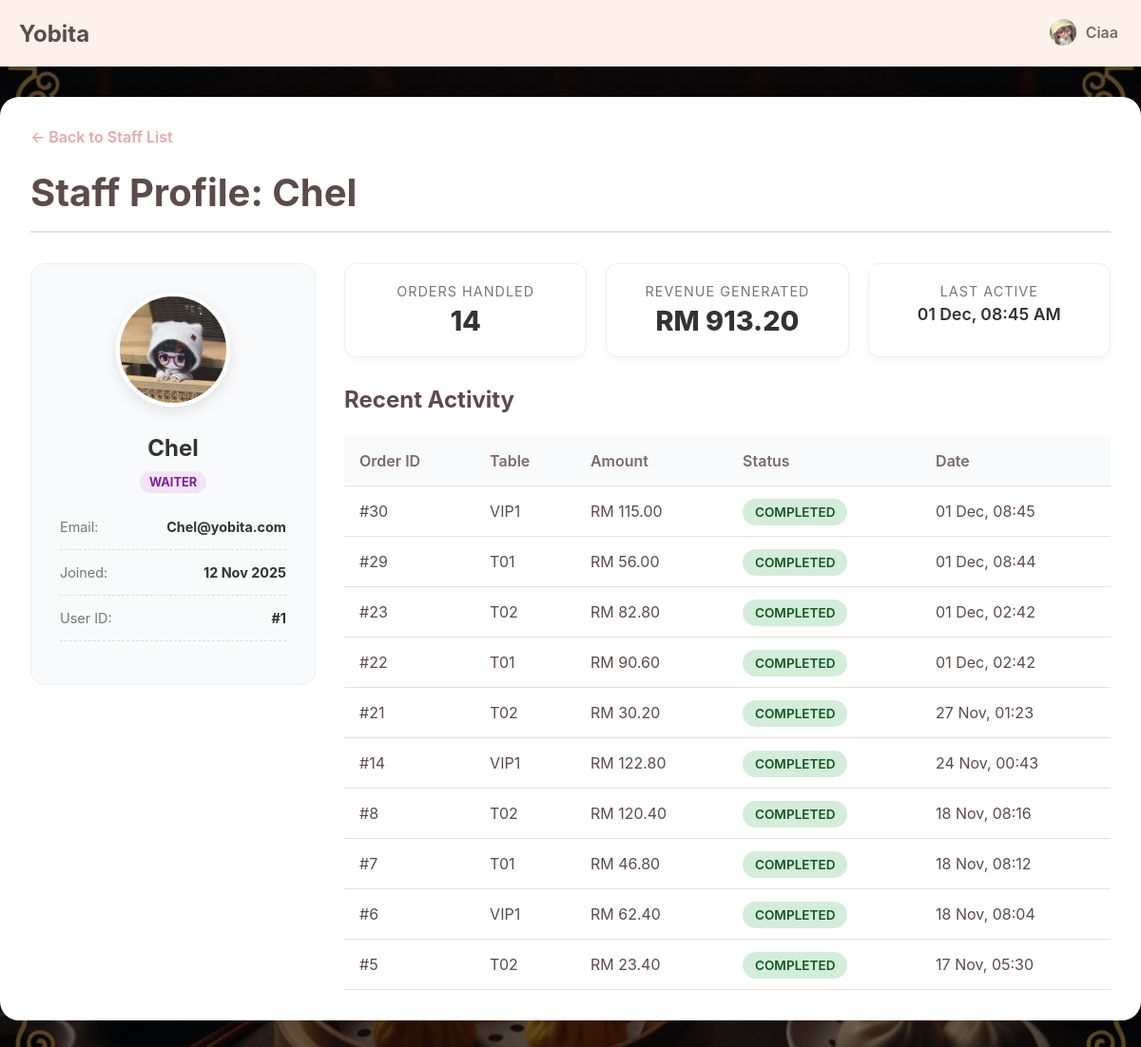
Before: /app/admin/staffDetail.php?id=1 (signed in) with the older database file.
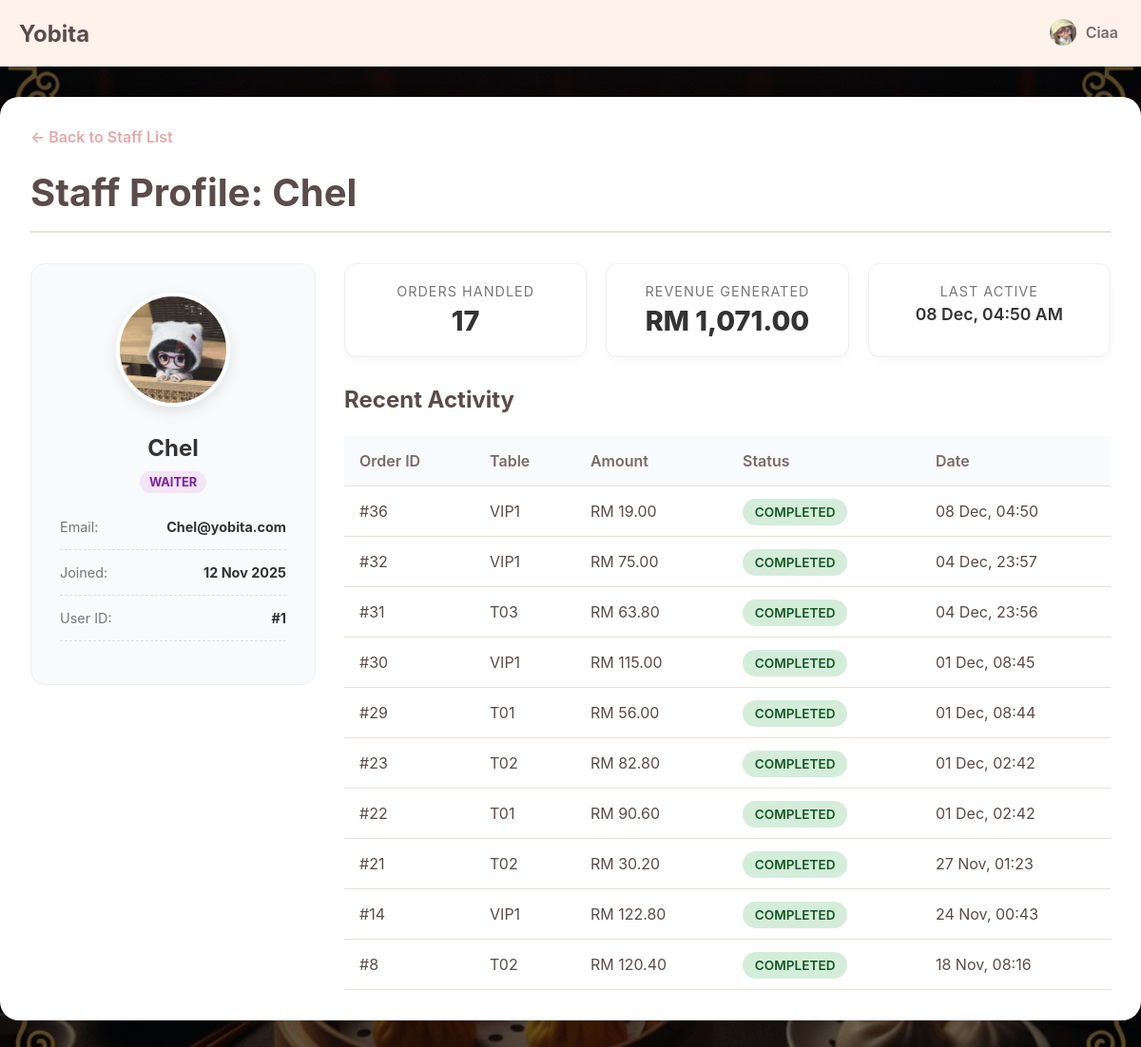
After: the same page with the newer database file.
### tables this page shows
CREATE TABLE `orders` (
  `id` int(10) UNSIGNED NOT NULL,
  `table_id` int(10) UNSIGNED NOT NULL,
  `user_id` int(10) UNSIGNED NOT NULL,
  `status` enum('pending','prepared','completed','cancelled') NOT NULL DEFAULT 'pending',
  `total_amount` decimal(10,2) DEFAULT 0.00,
  `created_at` timestamp NOT NULL DEFAULT current_timestamp()
);

CREATE TABLE `dining_tables` (
  `id` int(10) UNSIGNED NOT NULL,
  `table_number` varchar(10) NOT NULL,
  `capacity` int(11) NOT NULL DEFAULT 4,
  `status` enum('available','occupied','reserved') NOT NULL DEFAULT 'available'
);

### app/admin/staffDetail.php (the view, shortened to what the changed rows need)
<?php
require_once '../connection.php';
$waiter_id = (int)$_GET['id'];
$basePath = "../";
include '../_header.php';
try {
    $stmt = $pdo->prepare("SELECT * FROM staffs WHERE id = ?");
    $stmt->execute([$waiter_id]);
    $waiter = $stmt->fetch();
    $stmtStats = $pdo->prepare("
        SELECT
            COUNT(id) as total_orders,
            COALESCE(SUM(total_amount), 0) as total_revenue,
            MAX(created_at) as last_active
        FROM orders
        WHERE user_id = ?
    ");
    $stmtStats->execute([$waiter_id]);
    $stats = $stmtStats->fetch();
    $stmtOrders = $pdo->prepare("
        SELECT o.*, dt.table_number
        FROM orders o
        JOIN dining_tables dt ON o.table_id = dt.id
        WHERE o.user_id = ?
        ORDER BY o.created_at DESC
        LIMIT 10
    ");
    $stmtOrders->execute([$waiter_id]);
    $recent_orders = $stmtOrders->fetchAll();
} catch (PDOException $e) {
    die("Error: " . $e->getMessage());
}
?>
<link rel="stylesheet" href="<?php echo $basePath; ?>css/viewOrders.css">
<link rel="stylesheet" href="<?php echo $basePath; ?>css/manageStaff.css">
<main class="main-wrapper">
    <div class="admin-container">
        <div class="page-header">
            <h1>Staff Profile: <?php echo htmlspecialchars($waiter['username']); ?></h1>
        </div>
        <div class="waiter-detail-grid">
            <div class="profile-card">
                <h2><?php echo htmlspecialchars($waiter['username']); ?></h2>
            </div>
            <div class="stats-container">
                <div class="kpi-grid">
                    <div class="kpi-card">
                        <div class="kpi-label">Orders Handled</div>
                        <div class="kpi-value"><?php echo $stats['total_orders']; ?></div>
                    </div>
                    <div class="kpi-card">
                        <div class="kpi-label">Revenue Generated</div>
                        <div class="kpi-value">RM <?php echo number_format($stats['total_revenue'], 2); ?></div>
                    </div>
                    <div class="kpi-card">
                        <div class="kpi-label">Last Active</div>
                        <div class="kpi-value small">
                            <?php echo $stats['last_active'] ? date("d M, h:i A", strtotime($stats['last_active'])) : 'Never'; ?>
                        </div>
                    </div>
                </div>
                <div class="table-responsive">
                    <table>
                        <thead>
                            <tr>
                                <th>Order ID</th>
                                <th>Table</th>
                                <th>Amount</th>
                                <th>Status</th>
                                <th>Date</th>
                            </tr>
                        </thead>
                        <tbody>
                            <?php if (empty($recent_orders)): ?>
                                <tr><td colspan="5">No orders handled yet.</td></tr>
                            <?php else: ?>
                                <?php foreach ($recent_orders as $order): ?>
                                <tr>
                                    <td>#<?php echo $order['id']; ?></td>
                                    <td><?php echo $order['table_number']; ?></td>
                                    <td>RM <?php echo number_format($order['total_amount'], 2); ?></td>
                                    <td>
                                        <span class="status-badge status-<?php echo $order['status']; ?>">
                                            <?php echo ucfirst($order['status']); ?>
                                        </span>
                                    </td>
                                    <td><?php echo date("d M, H:i", strtotime($order['created_at'])); ?></td>
                                </tr>
                                <?php endforeach; ?>
                            <?php endif; ?>
                        </tbody>
                    </table>
                </div>
            </div>
        </div>
    </div>
</main>

Changed rows visible on the page:
no longer on this page (row unchanged): orders: id "7", table.table_number "T01", total_amount "46.80", status "COMPLETED", created_at "18 Nov, 08:12"
no longer on this page (row unchanged): orders: id "6", table.table_number "VIP1", total_amount "62.40", status "COMPLETED", created_at "18 Nov, 08:04"
no longer on this page (row unchanged): orders: id "5", table.table_number "T02", total_amount "23.40", status "COMPLETED", created_at "17 Nov, 05:30"
added orders: id "36", table.table_number "VIP1", total_amount "19.00", status "COMPLETED", created_at "08 Dec, 04:50"
added orders: id "32", table.table_number "VIP1", total_amount "75.00", status "COMPLETED", created_at "04 Dec, 23:57"
added orders: id "31", table.table_number "T03", total_amount "63.80", status "COMPLETED", created_at "04 Dec, 23:56"
Other visible differences:
$stats['total_orders']: "14" → "17"
$stats['total_revenue']: "913.20" → "1,071.00"
date("d M, h:i A", strtotime($stats['last_active'])): "01 Dec, 08:45 AM" → "08 Dec, 04:50 AM"
